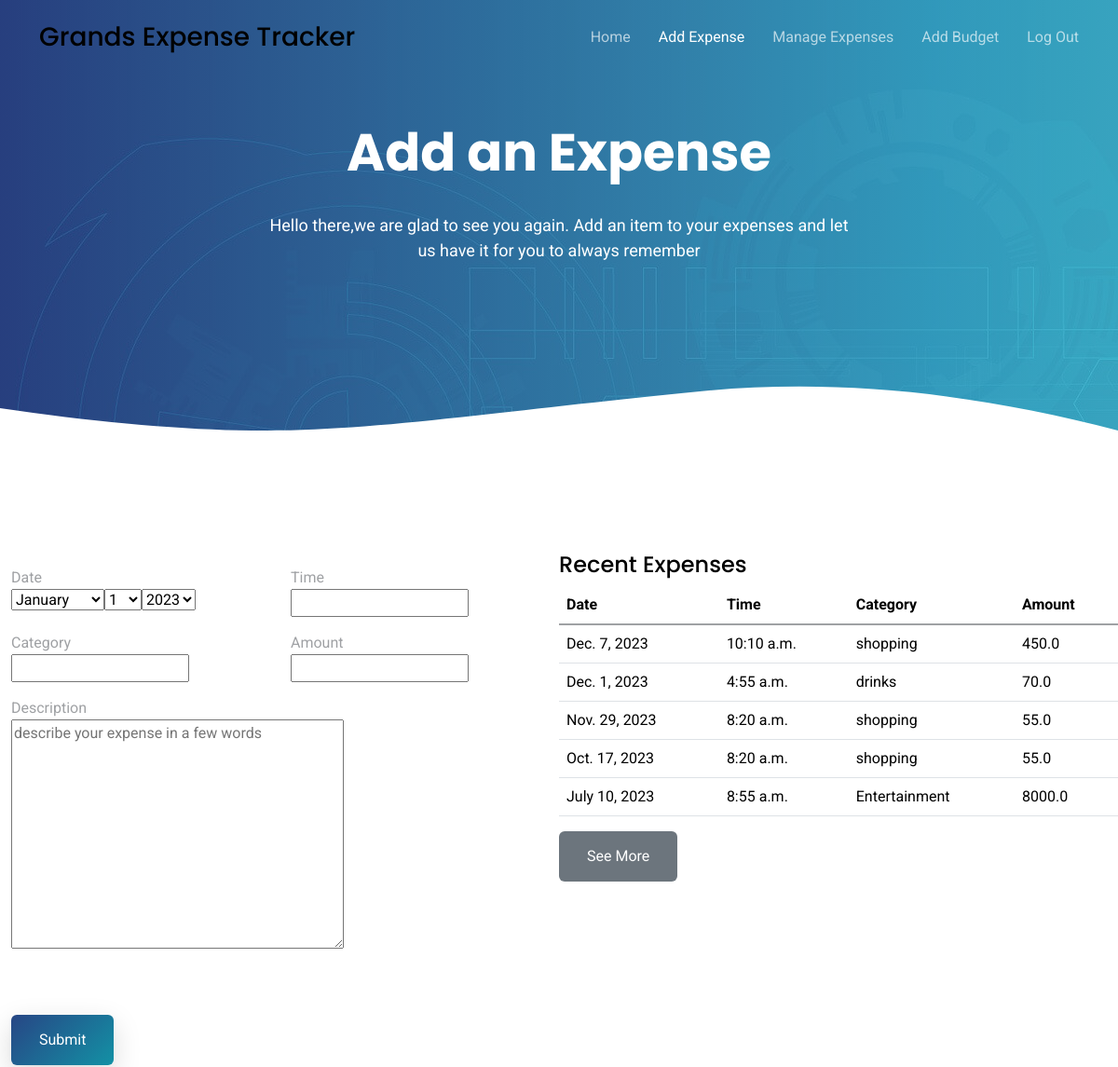
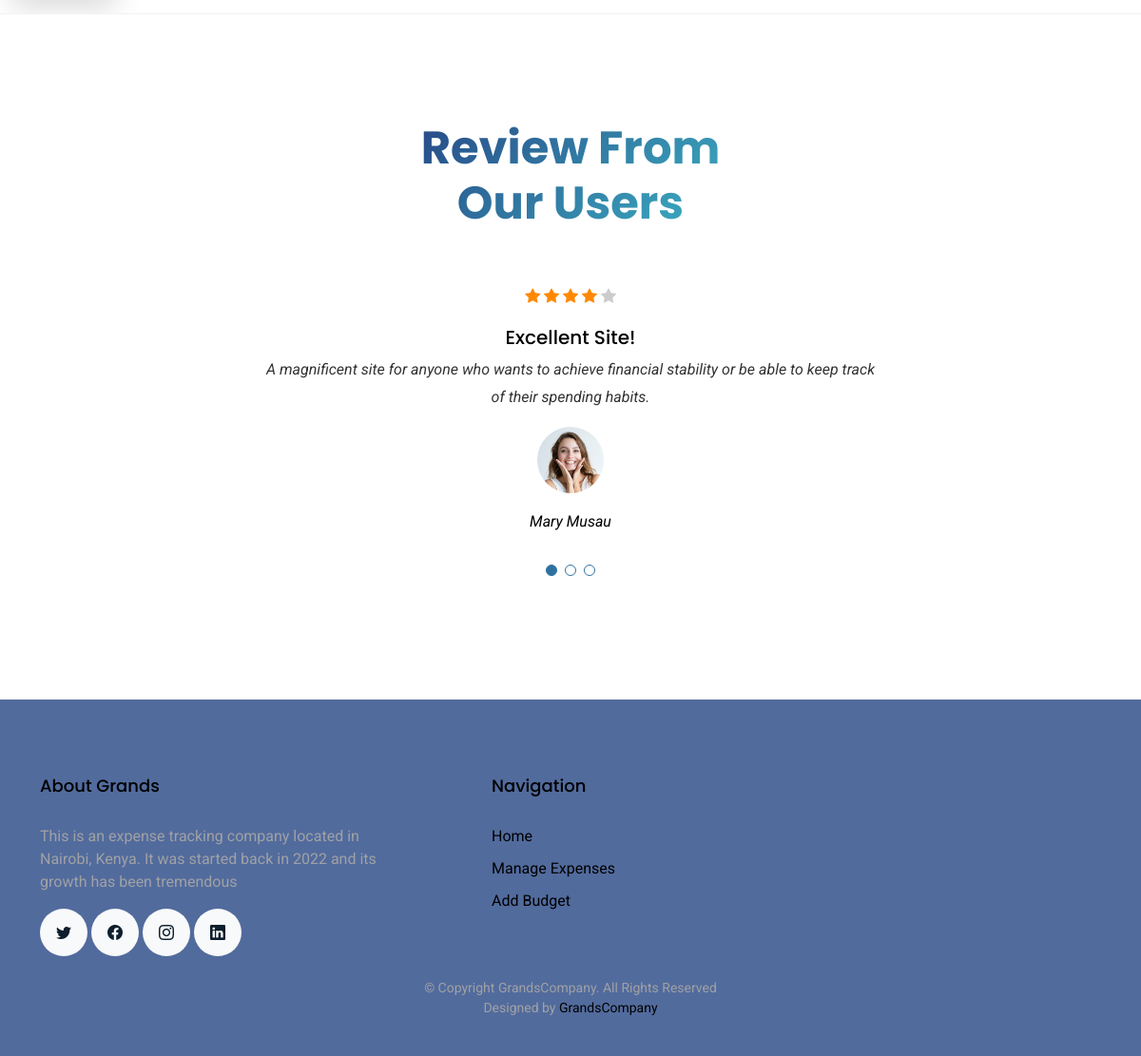
Screenshot of /addexpense/ (signed in) with the database file from the repository (2 pictures, top to bottom).
### trackingapp/models.py (models this page shows, shortened)
class Expense(models.Model):
    user = models.ForeignKey(settings.AUTH_USER_MODEL, on_delete=models.CASCADE)
    date = models.DateField()
    time = models.TimeField()
    category = models.CharField(max_length=50)
    amount = models.FloatField()
    description = models.TextField()

### trackingapp/views.py (the view)
# urls.py: path('addexpense/', views.addexpense, name='addexpense'),
@login_required
def addexpense(request):
    expense = Expense.objects.all().order_by('-date')[:5]
    if request.method == 'POST':
        form = ExpenseForm(request.POST)
        if form.is_valid():
            exp = form.save(commit=False)
            exp.user = request.user
            exp.save()
            return redirect('addexpense')
    else:
        form = ExpenseForm()
    return render(request, 'addexpense.html', {'form': form, 'expense': expense})

### trackingapp/forms.py
class ExpenseForm(forms.ModelForm):
    date = forms.DateField(widget=forms.SelectDateWidget)
    description = forms.CharField(
        label='description',
        widget=forms.Textarea(attrs={'placeholder': 'describe your expense in a few words'})
    )
    class Meta:
        model = Expense
        fields = ['date', 'time', 'category', 'amount', 'description']

### templates/addexpense.html (shortened to what this page needs)
<!DOCTYPE html>
<html lang="en">
<head>
    {% load static %}
    <link rel="stylesheet" href="{% static 'css/css/bootstrap.min.css' %}">
    <link href="{% static 'assets/vendor/aos/aos.css' %}" rel="stylesheet">
    <link href="{% static 'assets/vendor/bootstrap/css/bootstrap.min.css' %}" rel="stylesheet">
    <link href="{% static 'assets/vendor/bootstrap-icons/bootstrap-icons.css' %}" rel="stylesheet">
    <link href="{% static 'assets/vendor/boxicons/css/boxicons.min.css' %}" rel="stylesheet">
    <link href="{% static 'assets/vendor/swiper/swiper-bundle.min.css' %}" rel="stylesheet">
    <link href="{% static 'assets/css/style.css' %}" rel="stylesheet">
</head>
<body>
<header id="header" class="fixed-top d-flex align-items-center">
    <div class="container d-flex justify-content-between align-items-center">
        <div class="logo">
            <h1>Grands Expense Tracker</h1>
        </div>
        <nav id="navbar" class="navbar">
            <ul>
                <li><a href="{% url 'index' %}">Home</a></li>
                <li><a class="active " href="{% url 'addexpense' %}">Add Expense</a></li>
                <li><a href="{% url 'manage' %}">Manage Expenses</a></li>
                <li><a href="{% url 'addbudget' %}">Add Budget</a></li>
                 {% if request.user.is_authenticated %}
                        <li><a href="{% url 'logout' %}">Log Out</a></li>
                    {% else %}
                        <li><a href="{% url 'login' %}">Log In</a></li>
                    {% endif %}
            </ul>
        </nav>
    </div>
</header>
<main id="main">
    <section class="hero-section inner-page">
        <div class="wave">
        </div>
        <div class="container">
            <div class="row align-items-center">
                <div class="col-12">
                    <div class="row justify-content-center">
                        <div class="col-md-7 text-center hero-text">
                            <h1 data-aos="fade-up" data-aos-delay="">Add an Expense</h1>
                            <p class="mb-5" data-aos="fade-up" data-aos-delay="100">Hello there,we are glad to see you
                                again. Add an item to your expenses and let us have it for you to always remember</p>
                        </div>
                    </div>
                </div>
            </div>
        </div>
    </section>
    <section class="section d-flex pb-0">
        <div class="col-6">
            <form action="" method="post" class="container pt-3 pb-3 m-auto">
                <div class="row mb-3">
                    <div class="col-6">
                        <label for="date">Date</label>
                        <div>
                            {{ form.date }}
                        </div>
                    </div>
                    <div class="col-6">
                        <label for="time">Time</label>
                        <div>
                            {{ form.time }}
                        </div>
                    </div>
                </div>
                <div class="row mb-3">
                    <div class="col-6">
                        <label for="category">Category</label>
                        <div>
                            {{ form.category }}
                        </div>
                    </div>
                    <div class="col-6">
                        <label for="amount">Amount</label>
                        <div>
                            {{ form.amount }}
                        </div>
                    </div>
                </div>
                <div class="row mb-3">
                    <div class="col">
                        <label for="description">Description</label>
                        <div>
                            <div>
                                {{ form.description }}
                            </div>
                        </div>
                    </div>
                </div>
                <br><br>
                <button type="submit" class="btn btn-primary">Submit</button>
            </form>
        </div>
        <div class="col-6">
            <h4>Recent Expenses</h4>
            <table class="table">
                <thead>
                <tr>
                    <th scope="col">Date</th>
                    <th scope="col">Time</th>
                    <th scope="col">Category</th>
                    <th scope="col">Amount</th>
                </tr>
                </thead>
                <tbody class="table-group-divider">
                {% for exp in expense %}
                    <tr>
                        <td>{{ exp.date }}</td>
                        <td>{{ exp.time }}</td>
                        <td>{{ exp.category }}</td>
                        <td>{{ exp.amount }}</td>
                    </tr>
                {% endfor %}
                </tbody>
            </table>
            <a href="{% url 'manage' %}" class="btn btn-secondary">See More</a>
        </div>
    </section>
    <section class="section border-top border-bottom">
        <div class="container">
            <div class="row justify-content-center text-center mb-5">
                <div class="col-md-4">
                    <h2 class="section-heading">Review From Our Users</h2>
                </div>
            </div>
            <div class="row justify-content-center text-center">
                <div class="col-md-7">
                    <div class="testimonials-slider swiper" data-aos="fade-up" data-aos-delay="100">
                        <div class="swiper-wrapper">
                            <div class="swiper-slide">
                                <div class="review text-center">
                                    <p class="stars">
                                        <span class="bi bi-star-fill"></span>
                                        <span class="bi bi-star-fill"></span>
                                        <span class="bi bi-star-fill"></span>
                                        <span class="bi bi-star-fill"></span>
                                        <span class="bi bi-star-fill muted"></span>
                                    </p>
                                    <h3>Excellent Site!</h3>
                                    <blockquote>
                                        <p>A magnificent site for anyone who wants to achieve financial stability or be
                                            able to keep track of their spending habits.</p>
                                    </blockquote>
                                    <p class="review-user">
                                        <img src="{% static 'assets/img/person_1.jpg' %}" alt="Image"
                                             class="img-fluid rounded-circle mb-3">
                                        <span class="d-block">
                        <span class="text-black">Mary Musau</span>
                                            </span>
                                    </p>
                                </div>
                            </div>
                        </div>
                        <div class="swiper-pagination"></div>
                    </div>
                </div>
            </div>
        </div>
    </section>
</main>
<footer class="footer " role="contentinfo" style="background-color: #526b9d">
    <div class="container">
        <div class="row">
            <div class="col-md-4 mb-4 mb-md-0">
                <h3>About Grands</h3>
                <p>This is an expense tracking company located in Nairobi, Kenya. It was started back in 2022 and its
                    growth has been tremendous</p>
                <p class="social">
                    <a href="#"><span class="bi bi-twitter"></span></a>
                    <a href="#"><span class="bi bi-facebook"></span></a>
                    <a href="#"><span class="bi bi-instagram"></span></a>
                    <a href="#"><span class="bi bi-linkedin"></span></a>
                </p>
            </div>
            <div class="col-md-7 ms-auto">
                <div class="row site-section pt-0">
                    <div class="col-md-4 mb-4 mb-md-0">
                        <h3>Navigation</h3>
                        <ul class="list-unstyled">
                            <li><a href="{% url 'index' %}">Home</a></li>
                            <li><a href="{% url 'manage' %}">Manage Expenses</a></li>
                            <li><a href="{% url 'addbudget' %}">Add Budget</a></li>
                        </ul>
                    </div>
                </div>
            </div>
        </div>
        <div class="row justify-content-center text-center">
            <div class="col-md-7">
                <p class="copyright">&copy; Copyright GrandsCompany. All Rights Reserved</p>
                <div class="credits">
                    Designed by <a href="#">GrandsCompany</a>
                </div>
            </div>
        </div>
    </div>
</footer>
</body>
</html>

### static/assets/css/style.css (style rules this page uses)
html { overflow-x: hidden; }
body { font-family: "Roboto", sans-serif; color: #9fa1a4; line-height: 1.5; }
a { color: #777; text-decoration: none; transition: 0.3s all ease; }
h1, h2, h3, h4, h5, h6, .font-heading { font-family: "Poppins", sans-serif; color: #000; }
.container { z-index: 2; position: relative; }
.text-black { color: #000 !important; }
.border-top { border-top: 1px solid #f2f2f2 !important; }
.border-bottom { border-bottom: 1px solid #f2f2f2 !important; }
section { overflow: hidden; }
.section { padding: 7rem 0; }
.section-heading { font-size: 3rem; font-weight: 700; background: linear-gradient(-45deg, #3db3c5, #274685); -webkit-background-clip: text; -webkit-text-fill-color: transparent; }
.btn { border: none; padding: 15px 30px !important; }
.btn.btn-primary { background: #2d71a1; background: linear-gradient(-45deg, #1391a5, #274685); color: #fff; box-shadow: 0 10px 30px 0 rgba(0, 0, 0, 0.15); }
.review h3 { font-size: 20px; }
.review p { line-height: 1.8; font-style: italic; color: #333333; }
.review .stars span { color: #FF8803; }
.review .stars .muted { color: #ccc; }
.review .review-user img { width: 70px; margin: 0 auto; }
.testimonials-slider .swiper-pagination { margin-top: 20px; position: relative; }
#header { height: 80px; transition: all 0.5s; z-index: 997; transition: all 0.5s; }
#header .logo h1 { font-size: 28px; margin: 0; padding: 4px 0; line-height: 1; font-weight: 500; }
.navbar { padding: 0; }
.navbar ul { margin: 0; padding: 0; display: flex; list-style: none; align-items: center; }
.navbar li { position: relative; }
.navbar a, .navbar a:focus { display: flex; align-items: center; justify-content: space-between; padding: 10px 0 10px 30px; font-size: 16px; font-weight: 400; color: rgba(255, 255, 255, 0.65); white-space: nowrap; transition: 0.3s; }
.navbar a:hover, .navbar .active, .navbar .active:focus, .navbar li:hover>a { color: #fff; }
.hero-section { background: linear-gradient(to right, rgba(39, 70, 133, 0.8) 0%, rgba(61, 179, 197, 0.8) 100%), url(../img/hero-bg.jpg); position: relative; }
.hero-section .wave { width: 100%; overflow: hidden; position: absolute; z-index: 1; bottom: -150px; }
.hero-section .wave svg { width: 100%; }
.hero-section, .hero-section>.container>.row { height: 100vh; min-height: 880px; }
.hero-section.inner-page { height: 60vh; min-height: 0; }
.hero-section.inner-page .hero-text { transform: translateY(-150px); margin-top: -120px; }
.hero-section h1 { font-size: 3.5rem; color: #fff; font-weight: 700; margin-bottom: 30px; }
.hero-section p { font-size: 18px; color: #fff; }
.footer { padding: 5rem 0 2.5rem 0; }
.footer h3 { font-size: 18px; margin-bottom: 30px; }
.footer ul li { margin-bottom: 10px; }
.footer a { color: #000; }
.footer .copyright { margin-bottom: 0px; }
.footer .copyright, .footer .credits { font-size: 14px; }
.social a { display: inline-block; width: 50px; height: 50px; border-radius: 50%; background: #f8f9fa; position: relative; text-align: center; transition: 0.3s background ease; color: #0d1e2d; line-height: 0; }
.social a span { display: inline-block; left: 50%; position: absolute; top: 50%; transform: translate(-50%, -50%); }

### rows the page displays
Expense: date "Dec. 7, 2023", time "10:10 a.m.", category "shopping", amount "450.0"
Expense: date "Dec. 1, 2023", time "4:55 a.m.", category "drinks", amount "70.0"
Expense: date "Nov. 29, 2023", time "8:20 a.m.", category "shopping", amount "55.0"
Expense: date "Oct. 17, 2023", time "8:20 a.m.", category "shopping", amount "55.0"
Expense: date "July 10, 2023", time "8:55 a.m.", category "Entertainment", amount "8000.0"
